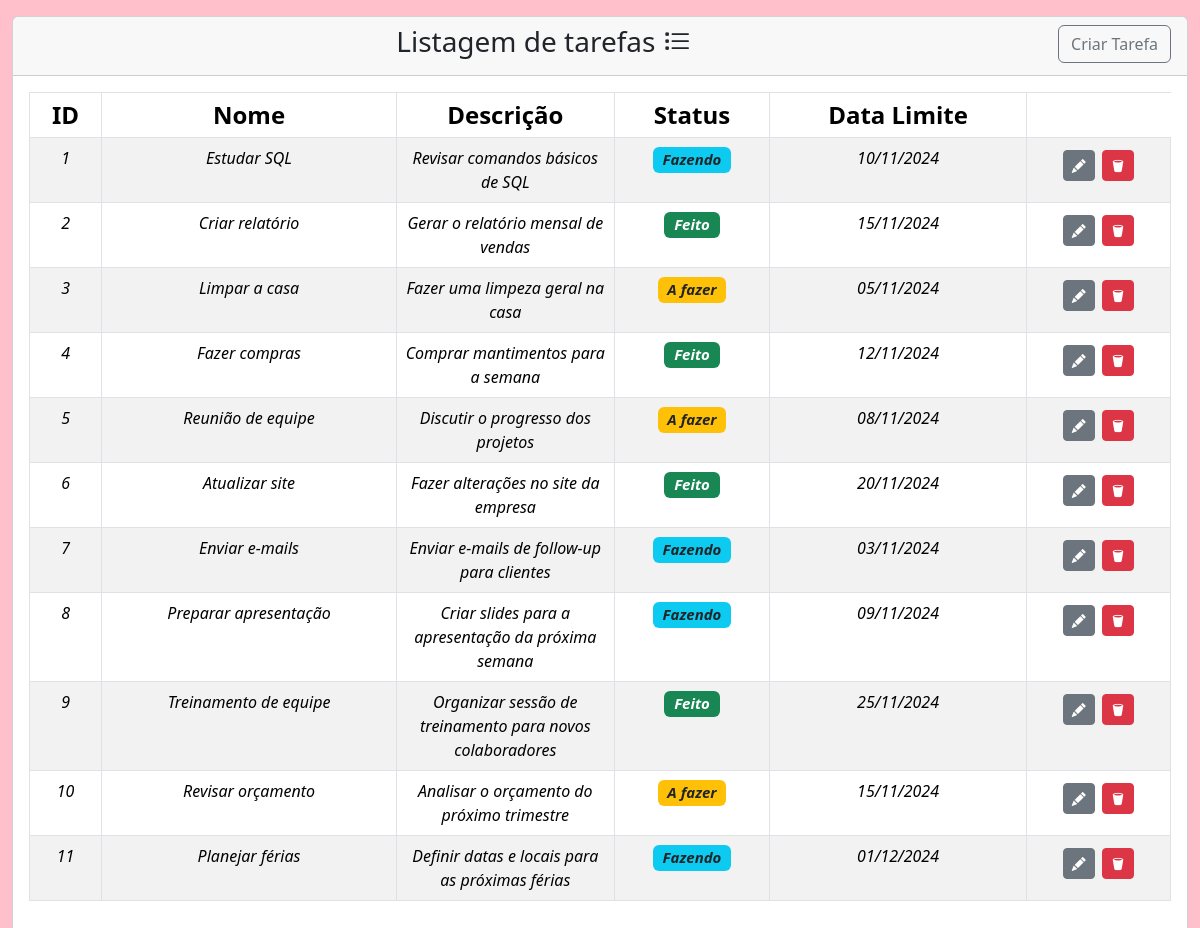
The page / on the database its author committed.
### tables this page shows
CREATE TABLE tarefas (
  id int AUTO_INCREMENT NOT NULL,
  nome varchar(255) NOT NULL,
  descricao varchar(255) NOT NULL,
  `status` int NOT NULL,
  data_limite date NOT NULL,
  PRIMARY KEY (id)
);

### index.php (the view, shortened to what this page needs)
<?php
require_once("conexao.php");
$sql = "SELECT * FROM tarefas";
$tarefas = mysqli_query($conn, $sql);
?>
<!DOCTYPE html>
<html lang="en">
<head>
    <link href="https://cdn.jsdelivr.net/npm/bootstrap@5.3.3/dist/css/bootstrap.min.css" rel="stylesheet">
    <link rel="stylesheet" href="https://cdn.jsdelivr.net/npm/bootstrap-icons@1.11.3/font/bootstrap-icons.min.css">
</head>
<body style="background-image: linear-gradient(to right, pink, pink, pink)">
    <div class="container-xxl mt-3">
        <div class="row">
            <div class="col-md-12">
                <div class="card w-100">
                    <div class="card-header">
                        <h3 class="text-center">
                            Listagem de tarefas <i class="bi bi-list-task"></i>
                            <a href="tarefa-create.php" class="btn btn-outline-secondary float-end">Criar Tarefa</a>
                        </h3>
                    </div>
                    <div class="card-body text-center">
                        <table class="table table-bordered table-striped">
                            <thead>
                                <tr style="font-weight: 600" class="h4">
                                    <th>ID</th>
                                    <th>Nome</th>
                                    <th>Descrição</th>
                                    <th>Status</th>
                                    <th>Data Limite</th>
                                </tr>
                            </thead>
                            <tbody style="font-style: italic">
                                <?php foreach ($tarefas as $tarefa): ?>
                                    <tr>
                                        <td><?php echo $tarefa['id']; ?></td>
                                        <td><?php echo $tarefa['nome']; ?></td>
                                        <td style="max-width:100px;word-wrap: break-line"><?php echo $tarefa['descricao']; ?></td>
                                        <?php if ($tarefa['status'] == 0): ?>
                                            <td class="text-center h5"><span class="badge bg-warning text-dark ">A fazer</span></td>
                                            <?php endif ?>
                                            <?php if ($tarefa['status'] == 1): ?>
                                                <td class="text-center h5"><span class="badge bg-info text-dark">Fazendo</span></td>
                                                <?php endif ?>
                                                <?php if ($tarefa['status'] == 2): ?>
                                                    <td class="text-center h5"><span class="badge bg-success">Feito</span></td>
                                                    <?php endif ?>
                                        <td><?php echo date('d/m/Y', strtotime($tarefa['data_limite'])); ?></td>
                                        <td class="text-center h3">
                                            <a href="tarefa-edit.php?id=<?=$tarefa['id']?>" class="btn btn-secondary btn-sm"><i class="bi bi-pencil-fill"></i></a>
                                            <form action="acoes.php" method="POST" class="d-inline">
                                                <button onclick="return confirm('Tem certeza que deseja excluir a tarefa?')" name="delete_tarefa" type="submit" value="<?=$tarefa['id']?>" class="btn btn-danger btn-sm"><i class="bi bi-trash2-fill"></i></button>
                                            </form>
                                        </td>
                                    </tr>
                                <?php endforeach; ?>
                            </tbody>
                        </table>
                    </div>
                </div>
            </div>
        </div>
    </div>
</body>
</html>

### rows shown on the page
tarefas: id "1", nome "Estudar SQL", descricao "Revisar comandos básicos de SQL", status "Fazendo", data_limite "10/11/2024"
tarefas: id "2", nome "Criar relatório", descricao "Gerar o relatório mensal de vendas", status "Feito", data_limite "15/11/2024"
tarefas: id "3", nome "Limpar a casa", descricao "Fazer uma limpeza geral na casa", status "A fazer", data_limite "05/11/2024"
tarefas: id "4", nome "Fazer compras", descricao "Comprar mantimentos para a semana", status "Feito", data_limite "12/11/2024"
tarefas: id "5", nome "Reunião de equipe", descricao "Discutir o progresso dos projetos", status "A fazer", data_limite "08/11/2024"
tarefas: id "6", nome "Atualizar site", descricao "Fazer alterações no site da empresa", status "Feito", data_limite "20/11/2024"
tarefas: id "7", nome "Enviar e-mails", descricao "Enviar e-mails de follow-up para clientes", status "Fazendo", data_limite "03/11/2024"
tarefas: id "8", nome "Preparar apresentação", descricao "Criar slides para a apresentação da próxima semana", status "Fazendo", data_limite "09/11/2024"
tarefas: id "9", nome "Treinamento de equipe", descricao "Organizar sessão de treinamento para novos colaboradores", status "Feito", data_limite "25/11/2024"
tarefas: id "10", nome "Revisar orçamento", descricao "Analisar o orçamento do próximo trimestre", status "A fazer", data_limite "15/11/2024"
tarefas: id "11", nome "Planejar férias", descricao "Definir datas e locais para as próximas férias", status "Fazendo", data_limite "01/12/2024"
